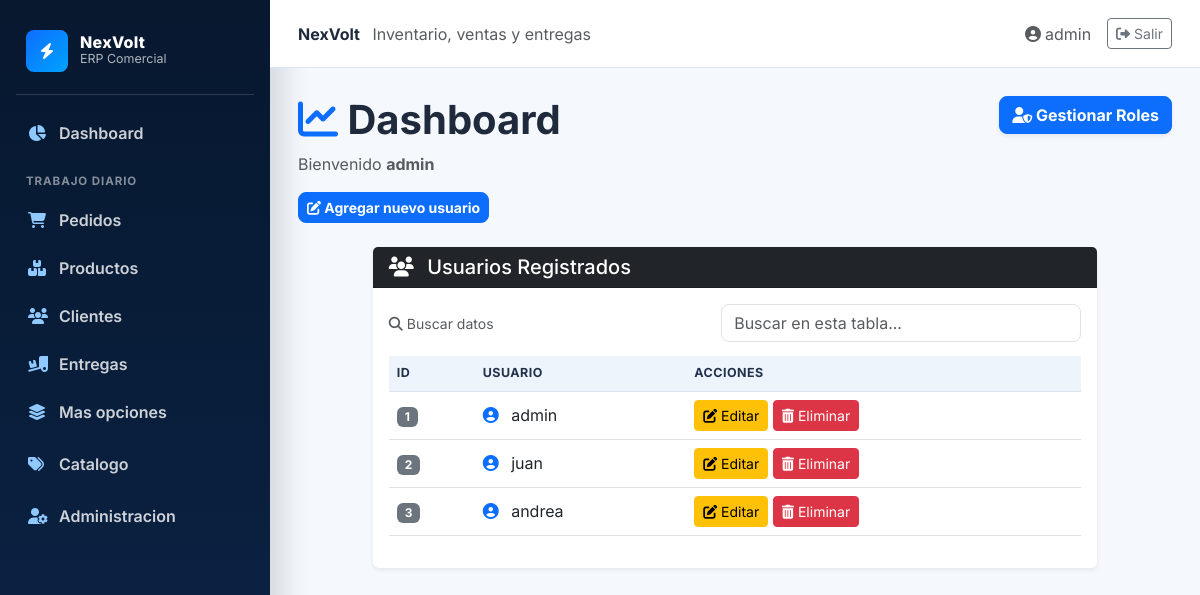
/usuarios/ (signed in), run on the app's committed database.
### blueprintapp/usuarios/models.py (models this page shows, shortened)
class User(db.Model, UserMixin):
    __tablename__ = "usuarios"
    id = db.Column(db.Integer, primary_key=True)
    username = db.Column(db.String(80), unique=True, nullable=False)
    password_hash = db.Column(db.String(128), nullable=False)
    rol_id = db.Column(db.Integer, db.ForeignKey("roles.id"))
    rol = db.relationship("Role", backref="usuarios")

### blueprintapp/usuarios/routes.py (the view)
@bp_usuario.route("/")
@admin_required
@login_required
def index():
    suma_ventas = db.session.query(func.sum(Pedido.total)).scalar() or 0.0
    return render_template(
        "usuario/index.html",  # Ubicación del archivo en blueprintapp/usuarios/templates/usuario/index.html
        usuarios=User.query.all(),
        total_usuarios=User.query.count(),
        total_cat=Categoria.query.count(),
        total_prod=Producto.query.count(),
        total_clientes=Cliente.query.count(),
        total_pedidos=Pedido.query.count(),
        total_ventas=suma_ventas,
    )

### blueprintapp/usuarios/templates/usuario/index.html (shortened to what this page needs)
{% extends 'base.html' %}
{% block content %}
<div class="row mb-4">
    <div class="col-md-8">
        <h1 class="fw-bold">
            <i class="fas fa-chart-line text-primary"></i> Dashboard
        </h1>
        <p class="text-muted">Bienvenido <strong>{{ current_user.username }}</strong></p>
        <a href="{{ url_for('bp_usuario.create')}}" class="btn btn-sm btn-primary">
            <i class="fas fa-edit"></i> Agregar nuevo usuario
        </a>
    </div>
    {% if current_user.rol and current_user.rol.nombre_rol == 'Administrador' %}
    <div class="col-md-4 text-end">
        <a href="{{ url_for('bp_role.index') }}" class="btn btn-primary shadow-sm">
            <i class="fas fa-user-shield"></i> Gestionar Roles
        </a>
    </div>
    {% endif %}
</div>
<div class="row justify-content-center">
    <div class="col-md-10">
        <div class="card border-0 shadow-sm">
            <div class="card-header bg-dark text-white">
                <h5 class="mb-0"><i class="fas fa-users me-2"></i> Usuarios Registrados</h5>
            </div>
            <div class="card-body">
                <div class="table-responsive">
                    <table class="table table-hover align-middle">
                        <thead>
                            <tr>
                                <th>ID</th>
                                <th>Usuario</th>
                                {% if current_user.rol and current_user.rol.nombre_rol == 'Administrador' %}
                                <th>Acciones</th>
                                {% endif %}
                            </tr>
                        </thead>
                        <tbody>
                            {% for usuario in usuarios %}
                            <tr>
                                <td><span class="badge bg-secondary">{{ usuario.id }}</span></td>
                                <td><i class="fas fa-user-circle text-primary me-2"></i> {{ usuario.username }}</td>
                                {% if current_user.rol and current_user.rol.nombre_rol == 'Administrador' %}
                                <td>
                                    <a href="{{ url_for('bp_usuario.edit', id=usuario.id) }}"
                                        class="btn btn-sm btn-warning">
                                        <i class="fas fa-edit"></i> Editar
                                    </a>
                                    <form action="{{ url_for('bp_usuario.delete', id=usuario.id) }}" method="POST"
                                        style="display:inline;"
                                        onsubmit="return confirm('¿Estás seguro de eliminar este usuario?');">
                                        <button type="submit" class="btn btn-sm btn-danger">
                                            <i class="fas fa-trash-alt"></i> Eliminar
                                        </button>
                                    </form>
                                </td>
                                {% endif %}
                            </tr>
                            {% endfor %}
                        </tbody>
                    </table>
                </div>
            </div>
        </div>
    </div>
</div>
{% endblock %}

### blueprintapp/templates/base.html (shortened to what this page needs)
<!DOCTYPE html>
<html lang="es">
<head>
    <link href="https://cdn.jsdelivr.net/npm/bootstrap@5.3.0/dist/css/bootstrap.min.css" rel="stylesheet">
    <link href="https://cdnjs.cloudflare.com/ajax/libs/font-awesome/6.4.0/css/all.min.css" rel="stylesheet">
</head>
<body>
    {% if current_user.is_authenticated %}
    <div class="erp-shell">
        {% include "components/navbar.html" %}
        <section class="erp-main">
            <header class="topbar">
                <div>
                    <strong>NexVolt</strong>
                    <span class="text-muted ms-2">Inventario, ventas y entregas</span>
                </div>
                <div class="d-flex align-items-center gap-3">
                    <a class="text-decoration-none text-muted" href="{{ url_for('bp_perfil.ver_perfil') }}">
                        <i class="fas fa-user-circle me-1"></i>{{ current_user.username }}
                    </a>
                    <a class="btn btn-sm btn-outline-secondary" href="{{ url_for('auth.logout') }}">
                        <i class="fas fa-right-from-bracket me-1"></i>Salir
                    </a>
                </div>
            </header>
            <main class="content-wrap">
    {% else %}
    {% include "components/messages.html" %}
    <main class="container py-5">
    {% endif %}
        {% block content %}{% endblock %}
    </main>
    {% if current_user.is_authenticated %}
        </section>
    </div>
    {% endif %}
</body>
</html>

### blueprintapp/templates/base.html (style rules this page uses)
:root { --navy: #07182f; --navy-2: #0b2447; --electric: #0d6efd; --electric-2: #00a3ff; --page: #f5f8fc; --line: #dce6f2; --text: #1f2a3d; }
body { min-height: 100vh; margin: 0; background: var(--page); color: var(--text); font-family: "Inter", sans-serif; }
.erp-shell { min-height: 100vh; display: flex; }
.erp-main { flex: 1; min-width: 0; display: flex; flex-direction: column; }
.topbar { height: 68px; background: #fff; border-bottom: 1px solid var(--line); display: flex; align-items: center; justify-content: space-between; padding: 0 28px; position: sticky; top: 0; z-index: 10; }
.content-wrap { padding: 28px; }
.btn-primary { background: var(--electric); border-color: var(--electric); border-radius: 8px; font-weight: 700; }
.table { vertical-align: middle; }
.table tbody tr { transition: background .12s ease; }
.table thead th { background: #eef4fb; color: #23324a; font-size: .78rem; text-transform: uppercase; letter-spacing: .04em; border-bottom: 1px solid var(--line); }

### data on the page
User: username "admin", id "1"
User: id "2", username "juan"
User: id "3", username "andrea"
